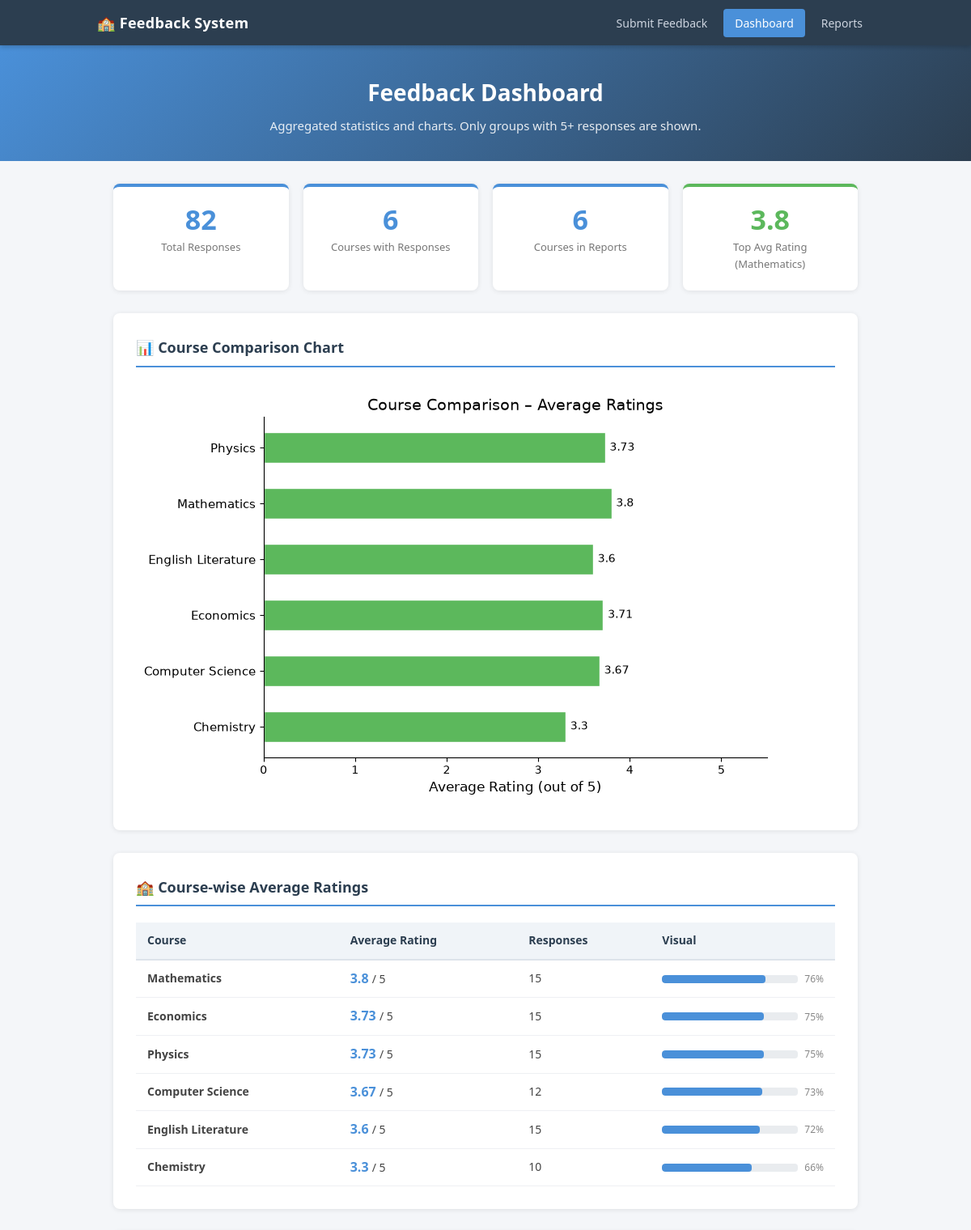
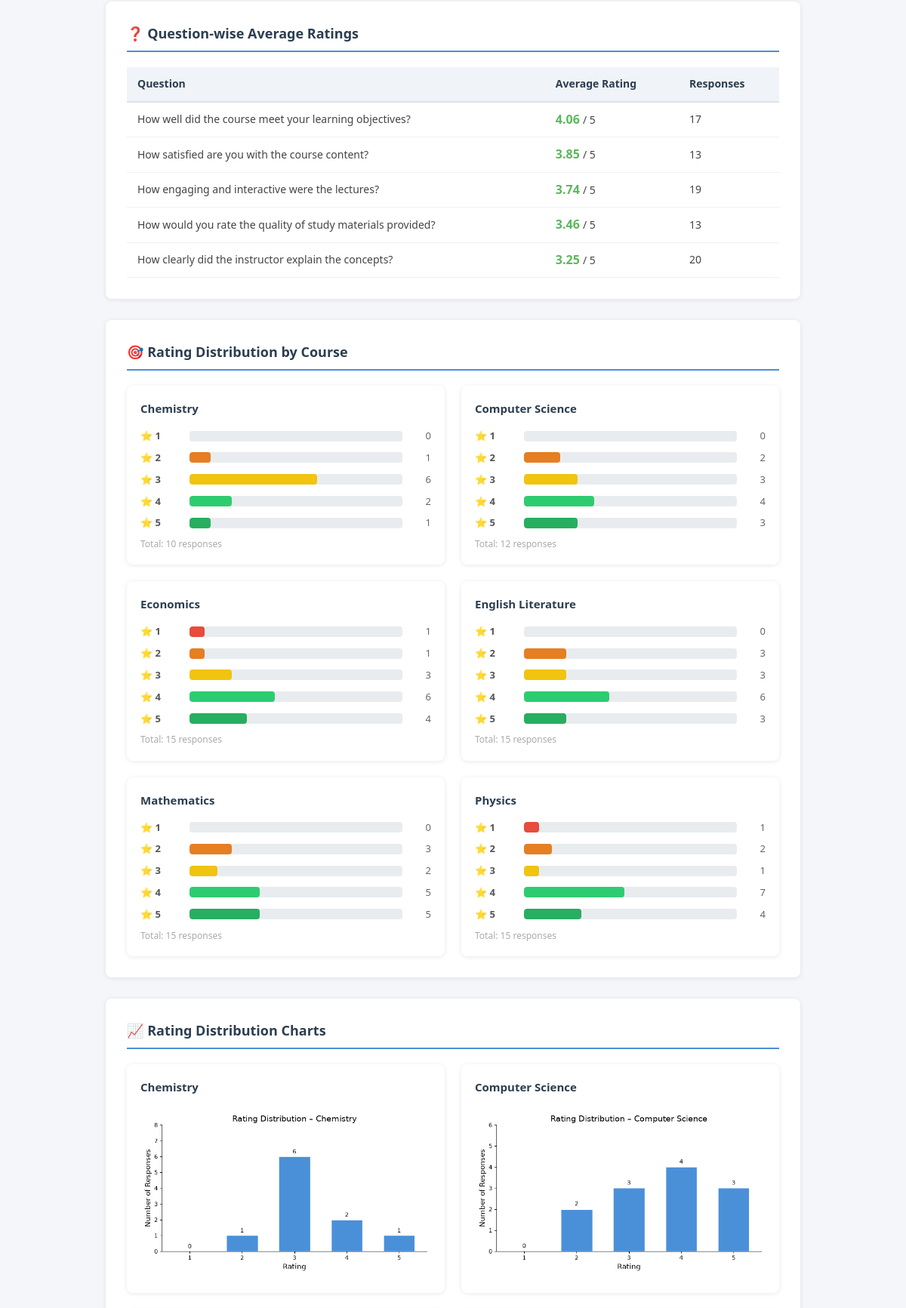
/dashboard (upper part), run on the app's committed database (2 pictures, top to bottom).
### tables this page shows
CREATE TABLE courses (
            course_id   INTEGER PRIMARY KEY AUTOINCREMENT,
            course_name TEXT NOT NULL UNIQUE
        );

CREATE TABLE feedback (
            feedback_id      INTEGER PRIMARY KEY AUTOINCREMENT,
            course_id        INTEGER NOT NULL,
            question_id      INTEGER NOT NULL,
            rating           INTEGER NOT NULL CHECK(rating >= 1 AND rating <= 5),
            comment_optional TEXT,
            submitted_at     DATETIME DEFAULT (datetime('now','localtime')),
            FOREIGN KEY (course_id)   REFERENCES courses(course_id),
            FOREIGN KEY (question_id) REFERENCES feedback_questions(question_id)
        );

CREATE TABLE feedback_questions (
            question_id   INTEGER PRIMARY KEY AUTOINCREMENT,
            question_text TEXT NOT NULL
        );

### app.py (the view)
@app.route("/dashboard")
def dashboard():
    course_averages = analytics.get_course_averages()
    question_averages = analytics.get_question_averages()
    response_counts = analytics.get_response_counts()
    rating_distribution = analytics.get_rating_distribution()
    comparison_chart = analytics.generate_course_comparison_chart()
    dist_charts = {}
    for course_name in rating_distribution.keys():
        fname = analytics.generate_distribution_chart(course_name)
        if fname:
            dist_charts[course_name] = fname
    total_responses = sum(d["response_count"] for d in response_counts)
    return render_template(
        "dashboard.html",
        course_averages=course_averages,
        question_averages=question_averages,
        response_counts=response_counts,
        rating_distribution=rating_distribution,
        comparison_chart=comparison_chart,
        dist_charts=dist_charts,
        total_responses=total_responses,
        min_responses=analytics.MIN_RESPONSES,
    )

### analytics.py (called while the page is built)
def load_feedback_df():
    conn = get_connection()
    query = """
        SELECT
            f.feedback_id,
            c.course_name,
            q.question_text,
            f.rating,
            f.submitted_at
        FROM feedback f
        JOIN courses c ON f.course_id = c.course_id
        JOIN feedback_questions q ON f.question_id = q.question_id
    """
    df = pd.read_sql_query(query, conn)
    conn.close()
    return df

def get_course_averages():
    df = load_feedback_df()
    if df.empty:
        return []
    grouped = (
        df.groupby("course_name")["rating"]
        .agg(avg_rating="mean", response_count="count")
        .reset_index()
    )
    grouped = grouped[grouped["response_count"] >= MIN_RESPONSES]
    grouped["avg_rating"] = grouped["avg_rating"].round(2)
    return grouped.to_dict(orient="records")

def get_question_averages():
    df = load_feedback_df()
    if df.empty:
        return []
    grouped = (
        df.groupby("question_text")["rating"]
        .agg(avg_rating="mean", response_count="count")
        .reset_index()
    )
    grouped = grouped[grouped["response_count"] >= MIN_RESPONSES]
    grouped["avg_rating"] = grouped["avg_rating"].round(2)
    return grouped.to_dict(orient="records")

def get_response_counts():
    df = load_feedback_df()
    if df.empty:
        return []
    counts = (
        df.groupby("course_name")["rating"]
        .count()
        .reset_index()
        .rename(columns={"rating": "response_count"})
    )
    return counts.to_dict(orient="records")

def get_rating_distribution():
    df = load_feedback_df()
    if df.empty:
        return {}
    result = {}
    for course, group in df.groupby("course_name"):
        if len(group) < MIN_RESPONSES:
            continue
        dist = {i: int((group["rating"] == i).sum()) for i in range(1, 6)}
        result[course] = dist
    return result

### database.py (called while the page is built)
def get_connection():
    conn = sqlite3.connect(DB_PATH)
    conn.execute("PRAGMA foreign_keys = ON")
    conn.row_factory = sqlite3.Row  # allows dict-style access
    return conn

### templates/dashboard.html (shortened to what this page needs)
{% extends "base.html" %}
{% block content %}
<div class="page-header">
    <h1>Feedback Dashboard</h1>
    <p>Aggregated statistics and charts. Only groups with {{ min_responses }}+ responses are shown.</p>
</div>
<div class="container" style="padding-top: 28px; padding-bottom: 40px;">
    <div class="stats-grid">
        <div class="stat-card">
            <div class="stat-number">{{ total_responses }}</div>
            <div class="stat-label">Total Responses</div>
        </div>
        <div class="stat-card">
            <div class="stat-number">{{ response_counts | length }}</div>
            <div class="stat-label">Courses with Responses</div>
        </div>
        <div class="stat-card">
            <div class="stat-number">{{ course_averages | length }}</div>
            <div class="stat-label">Courses in Reports</div>
        </div>
        <div class="stat-card" style="border-top-color:#5CB85C;">
            {% if course_averages %}
                {% set best = course_averages | sort(attribute='avg_rating', reverse=True) | first %}
                <div class="stat-number" style="color:#5CB85C;">{{ best.avg_rating }}</div>
                <div class="stat-label">Top Avg Rating ({{ best.course_name }})</div>
            {% else %}
                <div class="stat-number" style="color:#5CB85C;">–</div>
                <div class="stat-label">Top Avg Rating</div>
            {% endif %}
        </div>
    </div>
    {% if comparison_chart %}
    <div class="card">
        <h2>&#128202; Course Comparison Chart</h2>
        <img class="chart-img"
             src="{{ url_for('static', filename='charts/' + comparison_chart) }}?t={{ range(1,99999) | random }}"
             alt="Course Comparison Chart">
    </div>
    {% endif %}
    {% if course_averages %}
    <div class="card">
        <h2>&#127979; Course-wise Average Ratings</h2>
        <div class="table-wrapper">
            <table>
                <thead>
                    <tr>
                        <th>Course</th>
                        <th>Average Rating</th>
                        <th>Responses</th>
                        <th style="min-width:120px;">Visual</th>
                    </tr>
                </thead>
                <tbody>
                    {% for row in course_averages | sort(attribute='avg_rating', reverse=True) %}
                    <tr>
                        <td><strong>{{ row.course_name }}</strong></td>
                        <td>
                            <span style="font-size:16px; font-weight:700; color:#4A90D9;">
                                {{ row.avg_rating }}
                            </span> / 5
                        </td>
                        <td>{{ row.response_count }}</td>
                        <td>
                            <div class="rating-bar-container">
                                <div class="rating-bar-bg">
                                    <div class="rating-bar-fill"
                                         style="width: {{ (row.avg_rating / 5 * 100) | round(1) }}%"></div>
                                </div>
                                <span style="font-size:12px; color:#888;">{{ (row.avg_rating / 5 * 100) | round(0) | int }}%</span>
                            </div>
                        </td>
                    </tr>
                    {% endfor %}
                </tbody>
            </table>
        </div>
    </div>
    {% endif %}
    {% if question_averages %}
    <div class="card">
        <h2>&#10067; Question-wise Average Ratings</h2>
        <div class="table-wrapper">
            <table>
                <thead>
                    <tr>
                        <th>Question</th>
                        <th>Average Rating</th>
                        <th>Responses</th>
                    </tr>
                </thead>
                <tbody>
                    {% for row in question_averages | sort(attribute='avg_rating', reverse=True) %}
                    <tr>
                        <td>{{ row.question_text }}</td>
                        <td>
                            <span style="font-size:16px; font-weight:700; color:#5CB85C;">
                                {{ row.avg_rating }}
                            </span> / 5
                        </td>
                        <td>{{ row.response_count }}</td>
                    </tr>
                    {% endfor %}
                </tbody>
            </table>
        </div>
    </div>
    {% endif %}
    {% if rating_distribution %}
    <div class="card">
        <h2>&#127919; Rating Distribution by Course</h2>
        <div class="dist-grid">
            {% for course_name, dist in rating_distribution.items() %}
            {% set total = dist.values() | sum %}
            <div class="dist-card">
                <h3>{{ course_name }}</h3>
                {% for r in range(1, 6) %}
                <div class="dist-row">
                    <span class="dist-label">&#11088; {{ r }}</span>
                    <div class="dist-bar-bg">
                        <div class="dist-bar-fill bar-{{ r }}"
                             style="width: {{ ((dist[r] / total * 100) | round(0) | int) if total > 0 else 0 }}%">
                        </div>
                    </div>
                    <span class="dist-count">{{ dist[r] }}</span>
                </div>
                {% endfor %}
                <p style="font-size:12px; color:#aaa; margin-top:8px;">Total: {{ total }} responses</p>
            </div>
            {% endfor %}
        </div>
    </div>
    {% endif %}
    {% if dist_charts %}
    <div class="card">
        <h2>&#128200; Rating Distribution Charts</h2>
        <div class="chart-grid">
            {% for course_name, filename in dist_charts.items() %}
            <div class="chart-card">
                <h3>{{ course_name }}</h3>
                <img class="chart-img"
                     src="{{ url_for('static', filename='charts/' + filename) }}?t={{ range(1,99999) | random }}"
                     alt="Distribution chart for {{ course_name }}">
            </div>
            {% endfor %}
        </div>
    </div>
    {% endif %}
</div>
{% endblock %}

### templates/base.html (shortened to what this page needs)
<!DOCTYPE html>
<html lang="en">
<head>
    <link rel="stylesheet" href="{{ url_for('static', filename='css/style.css') }}">
</head>
<body>
<nav>
    <div class="nav-inner">
        <span class="brand">&#127979; Feedback System</span>
        <ul>
            <li><a href="{{ url_for('index') }}"
                   class="{{ 'active' if request.endpoint == 'index' else '' }}">Submit Feedback</a></li>
            <li><a href="{{ url_for('dashboard') }}"
                   class="{{ 'active' if request.endpoint == 'dashboard' else '' }}">Dashboard</a></li>
            <li><a href="{{ url_for('reports') }}"
                   class="{{ 'active' if request.endpoint == 'reports' else '' }}">Reports</a></li>
        </ul>
    </div>
</nav>
{% block content %}{% endblock %}
</body>
</html>

### static/css/style.css (style rules this page uses)
*, *::before, *::after { box-sizing: border-box; margin: 0; padding: 0; }
body { font-family: "Segoe UI", Arial, sans-serif; background-color: #f4f6f9; color: #333; line-height: 1.6; font-size: 15px; }
a { color: #4A90D9; text-decoration: none; }
.container { max-width: 960px; margin: 0 auto; padding: 0 20px; }
nav { background-color: #2c3e50; padding: 0 20px; position: sticky; top: 0; z-index: 100; box-shadow: 0 2px 6px rgba(0,0,0,0.2); }
nav .nav-inner { max-width: 960px; margin: 0 auto; display: flex; align-items: center; justify-content: space-between; height: 56px; }
nav .brand { color: #fff; font-size: 18px; font-weight: 700; letter-spacing: 0.3px; }
nav ul { list-style: none; display: flex; gap: 6px; }
nav ul li a { color: #cdd4df; font-size: 14px; padding: 8px 14px; border-radius: 4px; transition: background 0.2s, color 0.2s; }
nav ul li a:hover, nav ul li a.active { background-color: #4A90D9; color: #fff; text-decoration: none; }
.page-header { background: linear-gradient(135deg, #4A90D9 0%, #2c3e50 100%); color: #fff; padding: 36px 20px 32px; text-align: center; }
.page-header h1 { font-size: 28px; margin-bottom: 6px; }
.page-header p { font-size: 15px; opacity: 0.88; }
.card { background: #fff; border-radius: 8px; box-shadow: 0 1px 6px rgba(0,0,0,0.09); padding: 28px; margin-bottom: 28px; }
.card h2 { font-size: 18px; margin-bottom: 20px; color: #2c3e50; border-bottom: 2px solid #4A90D9; padding-bottom: 8px; }
.stats-grid { display: grid; grid-template-columns: repeat(auto-fill, minmax(200px, 1fr)); gap: 18px; margin-bottom: 28px; }
.stat-card { background: #fff; border-radius: 8px; padding: 22px 18px; text-align: center; box-shadow: 0 1px 6px rgba(0,0,0,0.09); border-top: 4px solid #4A90D9; }
.stat-card .stat-number { font-size: 34px; font-weight: 700; color: #4A90D9; line-height: 1.1; }
.stat-card .stat-label { font-size: 13px; color: #777; margin-top: 5px; }
.table-wrapper { overflow-x: auto; }
table { width: 100%; border-collapse: collapse; font-size: 14px; }
table th { background: #f0f4f8; padding: 11px 14px; text-align: left; font-weight: 600; color: #2c3e50; border-bottom: 2px solid #dde3ea; }
table td { padding: 10px 14px; border-bottom: 1px solid #eef0f3; color: #444; }
.rating-bar-container { display: flex; align-items: center; gap: 8px; }
.rating-bar-bg { flex: 1; background: #e9ecef; border-radius: 4px; height: 10px; overflow: hidden; min-width: 80px; }
.rating-bar-fill { height: 10px; border-radius: 4px; background: #4A90D9; transition: width 0.4s ease; }
.dist-grid { display: grid; grid-template-columns: repeat(auto-fill, minmax(320px, 1fr)); gap: 22px; margin-top: 10px; }
.dist-card { background: #fff; border-radius: 8px; box-shadow: 0 1px 6px rgba(0,0,0,0.09); padding: 18px; }
.dist-card h3 { font-size: 15px; color: #2c3e50; margin-bottom: 14px; }
.dist-row { display: flex; align-items: center; gap: 10px; margin-bottom: 8px; font-size: 13px; }
.dist-label { width: 55px; color: #555; font-weight: 600; }
.dist-bar-bg { flex: 1; background: #e9ecef; border-radius: 4px; height: 14px; overflow: hidden; }
.dist-bar-fill { height: 14px; border-radius: 4px; transition: width 0.4s ease; }
.dist-count { width: 28px; text-align: right; color: #666; }
.bar-1 { background: #e74c3c; }
.bar-2 { background: #e67e22; }
.bar-3 { background: #f1c40f; }
.bar-4 { background: #2ecc71; }
.bar-5 { background: #27ae60; }
.chart-img { max-width: 100%; height: auto; border-radius: 6px; margin-top: 8px; }
.chart-grid { display: grid; grid-template-columns: repeat(auto-fill, minmax(340px, 1fr)); gap: 22px; margin-top: 10px; }
.chart-card { background: #fff; border-radius: 8px; box-shadow: 0 1px 6px rgba(0,0,0,0.09); padding: 18px; }
.chart-card h3 { font-size: 15px; color: #2c3e50; margin-bottom: 12px; }

### data on the page
courses: course_name "Mathematics"
feedback: course_name "Mathematics", avg_rating "3.8", response_count "15", {{ (row.avg_rating / 5 * 100) | round(1) }} 76.0 (drawn), avg_rating "76", r "1" "2" "3" "4" "5", dist "0" "3" "2" "5" "5", {{ ((dist[r] / total * 100) | round(0) | int) if total > 0 else 0 }} 13 (drawn), {{ ((dist[r] / total * 100) | round(0) | int) if total > 0 else 0 }} 33 (drawn), total "15"
feedback: course_name "Economics", avg_rating "3.73", response_count "15", {{ (row.avg_rating / 5 * 100) | round(1) }} 74.6 (drawn), avg_rating "75", question_text "How clearly did the instructor explain the concepts?", avg_rating "3.25", response_count "20", r "1" "2" "3" "4" "5", {{ ((dist[r] / total * 100) | round(0) | int) if total > 0 else 0 }} 7 (drawn), dist "1" "1" "3" "6" "4", {{ ((dist[r] / total * 100) | round(0) | int) if total > 0 else 0 }} 27 (drawn), total "15"
feedback: course_name "Physics", avg_rating "3.73", response_count "15", {{ (row.avg_rating / 5 * 100) | round(1) }} 74.6 (drawn), avg_rating "75", question_text "How engaging and interactive were the lectures?", avg_rating "3.74", response_count "19", r "1" "2" "3" "4" "5", dist "1" "2" "1" "7" "4", {{ ((dist[r] / total * 100) | round(0) | int) if total > 0 else 0 }} 13 (drawn), {{ ((dist[r] / total * 100) | round(0) | int) if total > 0 else 0 }} 27 (drawn), total "15"
feedback: course_name "Computer Science", avg_rating "3.67", response_count "12", {{ (row.avg_rating / 5 * 100) | round(1) }} 73.4 (drawn), avg_rating "73", r "1" "2" "3" "4" "5", dist "0" "2" "3" "4" "3", {{ ((dist[r] / total * 100) | round(0) | int) if total > 0 else 0 }} 17 (drawn), {{ ((dist[r] / total * 100) | round(0) | int) if total > 0 else 0 }} 25 (drawn), {{ ((dist[r] / total * 100) | round(0) | int) if total > 0 else 0 }} 33 (drawn), total "12", shows a picture
feedback: course_name "English Literature", avg_rating "3.6", response_count "15", {{ (row.avg_rating / 5 * 100) | round(1) }} 72.0 (drawn), avg_rating "72", r "1" "2" "3" "4" "5", dist "0" "3" "3" "6" "3", {{ ((dist[r] / total * 100) | round(0) | int) if total > 0 else 0 }} 20 (drawn), total "15"
feedback: course_name "Chemistry", avg_rating "3.3", response_count "10", {{ (row.avg_rating / 5 * 100) | round(1) }} 66.0 (drawn), avg_rating "66", question_text "How satisfied are you with the course content?", avg_rating "3.85", response_count "13", r "1" "2" "3" "4" "5", dist "0" "1" "6" "2" "1", {{ ((dist[r] / total * 100) | round(0) | int) if total > 0 else 0 }} 60 (drawn), {{ ((dist[r] / total * 100) | round(0) | int) if total > 0 else 0 }} 20 (drawn), total "10", course_name (picture)
feedback: question_text "How well did the course meet your learning objectives?", avg_rating "4.06", response_count "17"
feedback: question_text "How would you rate the quality of study materials provided?", avg_rating "3.46", response_count "13"

### other printed values
{{ min_responses }} "5"
{{ total_responses }} "82"
{{ response_counts | length }} "6"
{{ course_averages | length }} "6"
{{ best.avg_rating }} "3.8"
